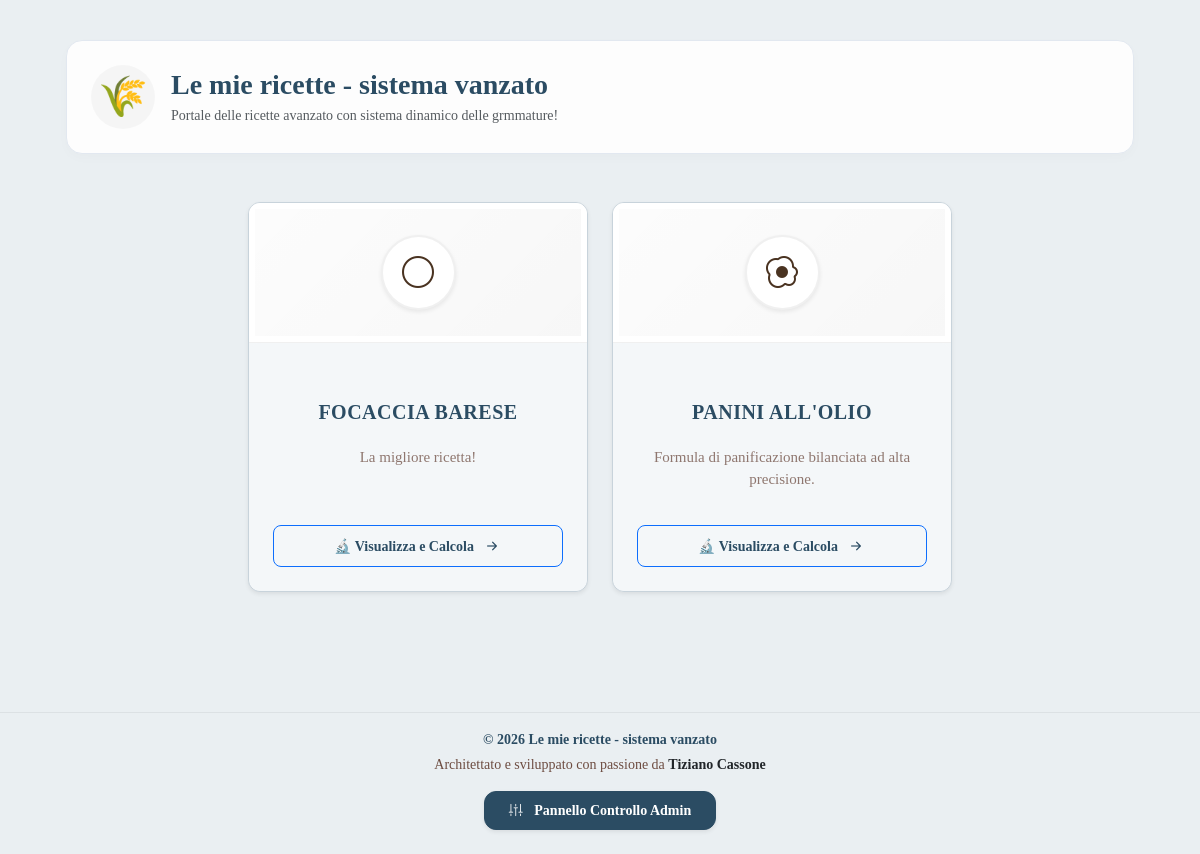
The page / on the database its author committed.
### models/setting.py (models this page shows, shortened)
class Setting(db.Model):
    __tablename__ = "settings"
    id = db.Column(
        db.Integer,
        primary_key=True
    )
    fresh_to_dry_ratio = db.Column(
        db.Float,
        default=3.0
    )
    tangzhong_flour_percent = db.Column(
        db.Float,
        default=5.0
    )
    tangzhong_liquid_multiplier = db.Column(
        db.Float,
        default=5.0
    )
    site_name = db.Column(
        db.String(100),
        default="Il Mio Ricettario"
    )
    site_description = db.Column(
        db.Text,
        default="Esplora le nostre antiche formule bilanciate professionali."
    )
    default_unit = db.Column(
        db.String(20),
        default="g"
    )
    allow_public_recipes = db.Column(
        db.Boolean,
        default=True
    )
    theme_active = db.Column(
        db.String(50),
        default="modern"
    )

### models/recipe.py (models this page shows, shortened)
class Recipe(db.Model):
    __tablename__ = "recipes"
    id = db.Column(
        db.Integer,
        primary_key=True
    )
    name = db.Column(
        db.String(255),
        nullable=False
    )
    slug = db.Column(
        db.String(255),
        unique=True,
        nullable=False
    )
    badge_text = db.Column(
        db.String(100),
        nullable=True,
        default="Antica Formula Bilanciata"
    )
    description = db.Column(
        db.Text
    )
    instructions = db.Column(
        db.Text
    )
    image = db.Column(
        db.String(255)
    )
    icon = db.Column(
        db.String(50),
        nullable=False,
        default="bi-journal-text"
    )
    is_published = db.Column(
        db.Boolean,
        default=True
    )
    temp_chiusura = db.Column(
        db.Float,
        nullable=True,
        default=24.0
    )
    tempo_autolisi = db.Column(
        db.Integer,
        nullable=True,
        default=0
    )
    tempo_puntata = db.Column(
        db.Integer,
        nullable=True,
        default=120
    )
    tempo_appretto = db.Column(
        db.Integer,
        nullable=True,
        default=60
    )
    show_chiusura = db.Column(
        db.Boolean,
        default=True
    )
    show_autolysis = db.Column(
        db.Boolean,
        default=True
    )
    show_puntata = db.Column(
        db.Boolean,
        default=True
    )
    puntata_fino_al_raddoppio = db.Column(
        db.Boolean,
        default=False
    )
    show_appretto = db.Column(
        db.Boolean,
        default=True
    )
    fermentation_type = db.Column(
        db.String(50),
        nullable=False,
        default="diretto"  # 'diretto', 'poolish', 'biga'
    )
    preferment_instructions = db.Column(
        db.Text,
        nullable=True
    )
    yeast_ratio = db.Column(
        db.Float,
        nullable=False,
        default=3.0
    )
    yeast_fresh_saved = db.Column(
        db.Float,
        nullable=True,
        default=3.0
    )
    yeast_dry_saved = db.Column(
        db.Float,
        nullable=True,
        default=1.0
    )
    created_at = db.Column(
        db.DateTime,
        default=datetime.utcnow
    )
    updated_at = db.Column(
        db.DateTime,
        default=datetime.utcnow,
        onupdate=datetime.utcnow
    )
    ingredients = db.relationship(
        "RecipeIngredient",
        backref="recipe",
        cascade="all, delete-orphan",
        lazy=True,
        order_by="RecipeIngredient.sort_order"
    )
    features = db.relationship(
        "RecipeFeature",
        backref="recipe",
        cascade="all, delete-orphan",
        lazy=True
    )
    pans = db.relationship(
        "MasterBakeryPan",
        secondary=recipe_pans,
        lazy="subquery",
        backref=db.backref("recipes", lazy=True)
    )

### routes/recipes.py (the view)
@recipes_bp.route("/")
def list_recipes():
    recipes = Recipe.query.order_by(
        Recipe.name
    ).all()
    return render_template(
        "recipes_list.html",
        recipes=recipes
    )

### templates/recipes_list.html (shortened to what this page needs)
{% extends "base.html" %}
{% block content %}
<div class="container px-3 px-sm-4 pt-2 pb-4 d-flex flex-column">
    <div class="mt-2 mb-5 p-4 rounded-4 shadow-sm public-hero-card text-center text-md-start">
        <div class="row align-items-center g-3">
            <div class="col-12 col-md-auto d-flex justify-content-center">
                <div class="rounded-circle d-flex align-items-center justify-content-center" style="width: 64px; height: 64px; background-color: rgba(0,0,0,0.03);">
                    <span class="fs-1">🌾</span>
                </div>
            </div>
            <div class="col-12 col-md">
                <h1 class="h3 fw-bold mb-1 tracking-tight">
                    {{ settings_data.site_name if settings_data and settings_data.site_name else "L'Arte Bianca - Ricettario Dinamico" }}
                </h1>
                <p class="mb-0 small fw-medium opacity-75 lh-base">
                    {{ settings_data.site_description if settings_data and settings_data.site_description else "Esplora le nostre antiche formule bilanciate professionali." }}
                </p>
            </div>
        </div>
    </div>
    <div class="row g-4 justify-content-center mb-5 flex-grow-1 align-content-start">
        {% if recipes %}
            {% for recipe in recipes %}
            <div class="col-12 col-sm-6 col-lg-4 d-flex justify-content-center">
                <div class="card shadow-sm rounded-4 card-recipe-hover border transition-all w-100" style="max-width: 340px; height: 390px !important;">
                    <div class="recipe-card-banner-wrapper">
                        {% if recipe.image %}
                            <img src="/static/uploads/recipes/{{ recipe.image }}" class="recipe-card-main-img" alt="{{ recipe.name }}">
                        {% else %}
                            <div class="recipe-card-fallback-box">
                                <div class="rounded-circle d-flex align-items-center justify-content-center border border-2 shadow-sm" style="width: 75px; height: 75px; background-color: #ffffff; border-color: rgba(0,0,0,0.06) !important;">
                                    <i class="bi {{ recipe.icon or 'bi-journal-text' }}" style="font-size: 32px; color: #4a3321;"></i>
                                </div>
                            </div>
                        {% endif %}
                    </div>
                    <div class="card-body p-4 d-flex flex-column justify-content-between text-center pt-2" style="height: calc(100% - 140px) !important;">
                        <div class="d-flex flex-column align-items-center justify-content-center my-auto">
                            <h2 class="fw-bold mb-2 tracking-wide text-uppercase text-recipe-title" style="font-family: 'Georgia', serif; min-height: 52px; display: flex; align-items: center; justify-content: center;">
                                {{ recipe.name }}
                            </h2>
                            <p class="lh-base text-muted mb-0 opacity-75 px-1 text-truncate-2 text-recipe-desc" style="font-weight: 500; min-height: 44px;">
                                {{ recipe.description if recipe.description else "Formula tecnica bilanciata." }}
                            </p>
                        </div>
                        <a href="{{ url_for('recipes.public_detail', slug=recipe.slug) }}"
                           class="btn btn-outline-primary w-100 fw-bold py-2.5 rounded-3 d-flex align-items-center justify-content-center gap-2 transition-all shadow-none"
                           style="font-size: 14px; height: 42px;">
                            <span>🔬 Visualizza e Calcola</span>
                            <i class="bi bi-arrow-right-short fs-5"></i>
                        </a>
                    </div>
                </div>
            </div>
            {% endfor %}
        {% else %}
            <div class="col-12 text-center py-5">
                <div class="fs-6 fw-bold text-muted">Nessuna formula pubblicata al momento nel database.</div>
            </div>
        {% endif %}
    </div>
</div>
{% endblock %}

### templates/base.html (shortened to what this page needs)
<!DOCTYPE html>
<html lang="it">
<head>
    <link href="https://cdn.jsdelivr.net/npm/bootstrap@5.3.0/dist/css/bootstrap.min.css" rel="stylesheet">
    <link href="https://cdn.quilljs.com/1.3.6/quill.snow.css" rel="stylesheet">
    <link rel="stylesheet" href="{{ url_for('static', filename='css/admin.css') }}">
    <link rel="stylesheet" href="https://cdn.jsdelivr.net/npm/bootstrap-icons@1.11.3/font/bootstrap-icons.min.css">
</head>
<body class="{% if not request.path.startswith('/admin') and settings_data %}{{ settings_data.theme_active }}{% endif %}">
{% if current_user.is_authenticated and request.path.startswith('/admin') %}
    <div class="sidebar d-flex flex-column justify-content-between p-4"
         style="width: 280px; position: fixed; height: 100vh; background: #1e293b; color: #fff; z-index: 1000;">
        <div>
            <div class="mb-4 pb-2 border-bottom border-secondary border-opacity-25">
                <h3 class="mb-1 text-white fw-bold">🍞 Ricettario</h3>
                <small class="text-uppercase tracking-wider fw-semibold opacity-50" style="font-size: 10px; color: #94a3b8;">Pannello Amministrazione</small>
            </div>
            <div class="mb-4 p-3 d-flex align-items-center gap-3" style="background: rgba(255, 255, 255, 0.04); border: 1px solid rgba(255, 255, 255, 0.08); border-radius: 10px;">
                <div class="bg-primary rounded-circle d-flex align-items-center justify-content-center text-white fw-bold shadow-sm" style="width: 38px; height: 38px; font-size: 14px;">
                    {{ current_user.username[:2].upper() }}
                </div>
                <div>
                    <div style="font-size: 11px; color: #94a3b8;" class="text-uppercase fw-bold opacity-50">Utente</div>
                    <div class="fw-bold text-white small">{{ current_user.username }}</div>
                </div>
            </div>
            <div class="nav flex-column gap-1 mb-4">
                <span class="text-uppercase tracking-wider fw-bold px-2 mb-2 opacity-25" style="font-size: 10px; color: #94a3b8;">Gestione Contenuti</span>
                <a href="{{ url_for('admin.recipes') }}" class="nav-link text-white rounded px-3 py-2 d-flex align-items-center gap-3 hover-sidebar">
                    <i class="bi bi-journal-richtext text-warning"></i><span>Ricette</span>
                </a>
                <a href="{{ url_for('admin.master_ingredients_view') }}" class="nav-link text-white rounded px-3 py-2 d-flex align-items-center gap-3 hover-sidebar">
                    <i class="bi bi-egg-fried text-success"></i><span>Anagrafica Ingredienti</span>
                </a>
                <a href="{{ url_for('admin.master_pans_view') }}" class="nav-link text-white rounded px-3 py-2 d-flex align-items-center gap-3 hover-sidebar">
                    <i class="bi bi-grid-fill text-purple" style="color: #c084fc !important;"></i><span>Anagrafica Teglie</span>
                </a>
                <a href="{{ url_for('admin.wiki_list') }}" class="nav-link text-white rounded px-3 py-2 d-flex align-items-center gap-3 hover-sidebar">
                    <i class="bi bi-book text-info"></i><span>Wiki</span>
                </a>
            </div>
            <div class="nav flex-column gap-1">
                <span class="text-uppercase tracking-wider fw-bold px-2 mb-2 opacity-25" style="font-size: 10px; color: #94a3b8;">Configurazione</span>
                <a href="{{ url_for('admin.settings_theme') }}" class="nav-link text-white rounded px-3 py-2 d-flex align-items-center gap-3 opacity-75 hover-sidebar">
                    <i class="bi bi-palette-fill text-info"></i><span>Design e Temi Sito</span>
                </a>
                <a href="{{ url_for('admin.change_password') }}" class="nav-link text-white rounded px-3 py-2 d-flex align-items-center gap-3 opacity-75 hover-sidebar">
                    <i class="bi bi-shield-lock"></i><span>Sicurezza Account</span>
                </a>
            </div>
        </div>
        <div class="pt-3 border-top border-secondary border-opacity-25 nav flex-column gap-1">
            <a href="{{ url_for('recipes.list_recipes') }}" target="_blank" class="nav-link text-info rounded px-3 py-2 d-flex align-items-center gap-3 hover-sidebar fw-semibold small">
                <i class="bi bi-globe"></i><span>Vedi Sito Pubblico</span>
            </a>
            <a href="{{ url_for('admin.logout') }}" class="nav-link text-danger rounded px-3 py-2 d-flex align-items-center gap-3 hover-sidebar fw-semibold small">
                <i class="bi bi-box-arrow-right"></i><span>Logout</span>
            </a>
        </div>
    </div>
    <div class="main-content" style="margin-left: 280px; padding: 40px; min-height: 100vh; background: #f8fafc;">
        <div class="d-flex justify-content-between align-items-center mb-4 pb-3 border-bottom" style="border-color: #e2e8f0 !important;">
            <div><h2 class="fw-bold text-dark mb-0">{% block page_title %}{% endblock %}</h2></div>
            <div><span class="badge bg-primary px-3 py-2">Pannello Amministrazione</span></div>
        </div>
{% elif current_user.is_authenticated and not request.path.startswith('/admin') %}
    <div class="container py-3">
{% else %}
    <div class="container py-4">
{% endif %}
    {% block content %}
    {% endblock %}
</div>
{% if current_user.is_authenticated and request.path.startswith('/admin') %}
    <div class="container-fluid mt-4 text-center text-muted pt-3 border-top" style="border-color: #e2e8f0 !important; margin-left: 280px; max-width: calc(100% - 280px);">
        <div class="mb-1" style="font-size: 13px;">Architettato e sviluppato da <strong class="text-dark">Tiziano Cassone</strong></div>
        <small style="font-size: 11px; opacity: 0.7;">© 2026 Il Mio Ricettario</small>
    </div>
{% else %}
    <footer class="mt-4 pt-3 pb-4 text-center border-top" style="border-color: rgba(0,0,0,0.06) !important;">
        <div class="container">
            <div class="mb-1 small fw-bold opacity-85">
                © 2026 {{ settings_data.site_name if settings_data and settings_data.site_name else "Il Mio Ricettario" }}
            </div>
            <div class="mb-3 small text-muted">
                Architettato e sviluppato con passione da <strong class="text-dark">Tiziano Cassone</strong>
            </div>
            <a href="{{ url_for('admin.login') }}" class="btn btn-sm btn-admin-footer px-4 py-2 shadow-sm fw-bold">
                <i class="bi bi-sliders2-vertical me-2"></i> Pannello Controllo Admin
            </a>
        </div>
    </footer>
{% endif %}
</body>
</html>

### rows shown on the page
Setting: site_name "Le mie ricette - sistema vanzato", site_description "Portale delle ricette avanzato con sistema dinamico delle grmmature!"
Recipe: name "FOCACCIA BARESE", description "La migliore ricetta!"
Recipe: name "PANINI ALL'OLIO", description "Formula di panificazione bilanciata ad alta precisione."
